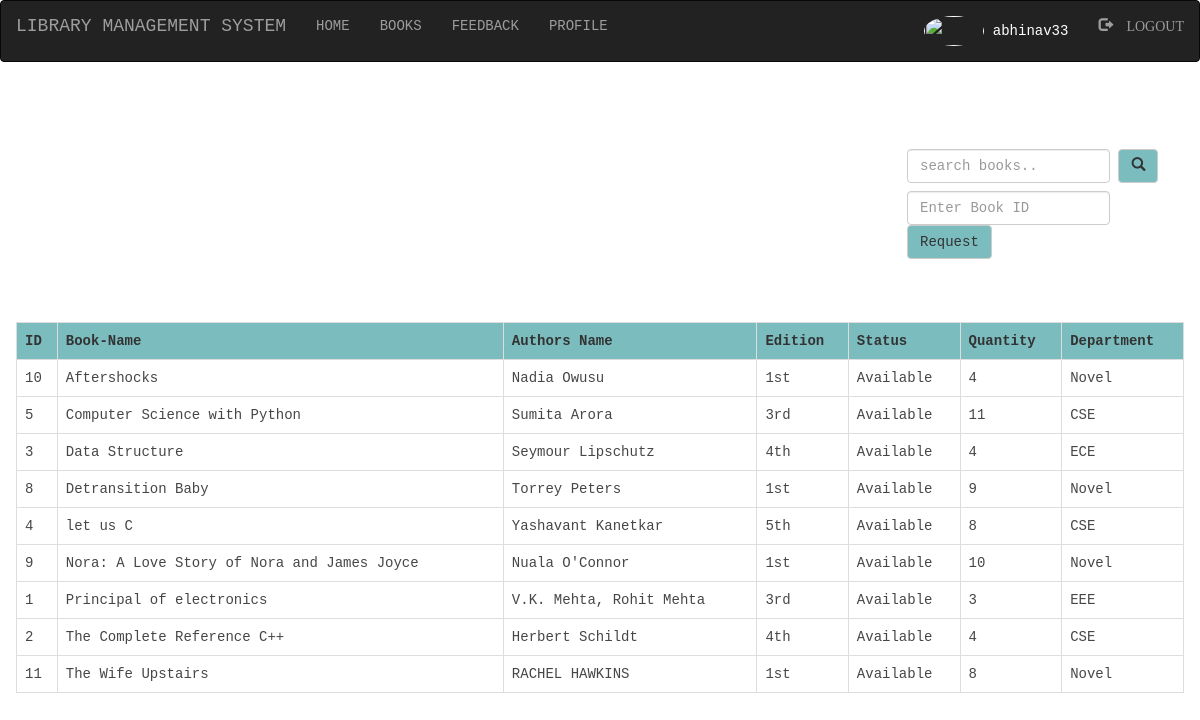
Screenshot of /student/books.php (signed in) with the database file from the repository.
### tables this page shows
CREATE TABLE `books` (
  `bid` int(100) NOT NULL,
  `name` varchar(100) NOT NULL,
  `authors` varchar(100) NOT NULL,
  `edition` varchar(100) NOT NULL,
  `status` varchar(100) NOT NULL,
  `quantity` int(100) NOT NULL,
  `department` varchar(100) NOT NULL
);

### student/books.php (the view, shortened to what this page needs)
<?php
include "connection.php";
include "navbar.php";
?>
<!DOCTYPE html>
<html>
<head>
</head>
<body>
	<div id="main">
		<span style="font-size:30px;cursor:pointer;color:white;" onclick="openNav()">&#9776; Open</span>
		<div class="srch">
			<form class="navbar-form" method="post" name="form1">
				<input class="form-control" type="text" name="search" placeholder="search books.." required="">
				<button style="background-color: #6db6b9e6;" type="submit" name="submit" class="btn btn-default">
					<span class="glyphicon glyphicon-search"></span>
				</button>
			</form>
		</div>
		<div class="srch">
			<form class="navbar-form" method="post" name="form1">
				<input class="form-control" type="text" name="bid" placeholder="Enter Book ID" required="">
				<button style="background-color: #6db6b9e6;" type="submit" name="submit1" class="btn btn-default">Request
				</button>
			</form>
		</div>
		<h2 style="color: white;">List Of Books</h2>
		<?php
		if (isset($_POST['submit'])) {
			$q = mysqli_query($db, "SELECT * from books where name like '%$_POST[search]%' ");
			if (mysqli_num_rows($q) == 0) {
				echo "Sorry! No book found. Try searching again.";
			} else {
				echo "<table class='table table-bordered table-hover' >";
				echo "<tr style='background-color: #6db6b9e6;'>";
				echo "<th>";
				echo "ID";
				echo "</th>";
				echo "<th>";
				echo "Book-Name";
				echo "</th>";
				echo "<th>";
				echo "Authors Name";
				echo "</th>";
				echo "<th>";
				echo "Edition";
				echo "</th>";
				echo "<th>";
				echo "Status";
				echo "</th>";
				echo "<th>";
				echo "Quantity";
				echo "</th>";
				echo "<th>";
				echo "Department";
				echo "</th>";
				echo "</tr>";
				while ($row = mysqli_fetch_assoc($q)) {
					echo "<tr>";
					echo "<td>";
					echo $row['bid'];
					echo "</td>";
					echo "<td>";
					echo $row['name'];
					echo "</td>";
					echo "<td>";
					echo $row['authors'];
					echo "</td>";
					echo "<td>";
					echo $row['edition'];
					echo "</td>";
					echo "<td>";
					echo $row['status'];
					echo "</td>";
					echo "<td>";
					echo $row['quantity'];
					echo "</td>";
					echo "<td>";
					echo $row['department'];
					echo "</td>";
					echo "</tr>";
				}
				echo "</table>";
			}
		}
		 else {
			$res = mysqli_query($db, "SELECT * FROM `books` ORDER BY `books`.`name` ASC;");
			echo "<table class='table table-bordered table-hover' >";
			echo "<tr style='background-color: #6db6b9e6;'>";
			echo "<th>";
			echo "ID";
			echo "</th>";
			echo "<th>";
			echo "Book-Name";
			echo "</th>";
			echo "<th>";
			echo "Authors Name";
			echo "</th>";
			echo "<th>";
			echo "Edition";
			echo "</th>";
			echo "<th>";
			echo "Status";
			echo "</th>";
			echo "<th>";
			echo "Quantity";
			echo "</th>";
			echo "<th>";
			echo "Department";
			echo "</th>";
			echo "</tr>";
			while ($row = mysqli_fetch_assoc($res)) {
				echo "<tr style='background-color:white; opacity:0.9;'>";
				echo "<td>";
				echo $row['bid'];
				echo "</td>";
				echo "<td>";
				echo $row['name'];
				echo "</td>";
				echo "<td>";
				echo $row['authors'];
				echo "</td>";
				echo "<td>";
				echo $row['edition'];
				echo "</td>";
				echo "<td>";
				echo $row['status'];
				echo "</td>";
				echo "<td>";
				echo $row['quantity'];
				echo "</td>";
				echo "<td>";
				echo $row['department'];
				echo "</td>";
				echo "</tr>";
			}
			echo "</table>";
		}
		?>
	</div>
</body>
</html>

### student/style.css (style rules this page uses)
* { margin: 0; padding: 0; font-family: 'Roboto Mono', monospace; }
input { height: 25px; width: 300px; }
.form-control { width: 90%; }

### student/books.php (style rules this page uses)
.srch { margin-left: 75%; }
body { background-image: url("images/books.jpg"); background-position: center; background-size: cover; position: relative; min-height: 100vh; width: 100%; font-family: "Lato", sans-serif; transition: background-color .5s; }
#main { transition: margin-left .5s; padding: 16px; }

### rows the page displays
books: bid "10", name "Aftershocks", authors "Nadia Owusu", edition "1st", status "Available", quantity "4", department "Novel"
books: bid "5", name "Computer Science with Python", authors "Sumita Arora", edition "3rd", status "Available", quantity "11", department "CSE"
books: bid "3", name "Data Structure", authors "Seymour Lipschutz", edition "4th", status "Available", quantity "4", department "ECE"
books: bid "8", name "Detransition Baby", authors "Torrey Peters", edition "1st", status "Available", quantity "9", department "Novel"
books: bid "4", name "let us C", authors "Yashavant Kanetkar", edition "5th", status "Available", quantity "8", department "CSE"
books: bid "9", name "Nora: A Love Story of Nora and James Joyce", authors "Nuala O'Connor", edition "1st", status "Available", quantity "10", department "Novel"
books: bid "1", name "Principal of electronics", authors "V.K. Mehta, Rohit Mehta", edition "3rd", status "Available", quantity "3", department "EEE"
books: bid "2", name "The Complete Reference C++", authors "Herbert Schildt", edition "4th", status "Available", quantity "4", department "CSE"
books: bid "11", name "The Wife Upstairs", authors "RACHEL HAWKINS", edition "1st", status "Available", quantity "8", department "Novel"

### other values shown
$_SESSION['login_user'] "abhinav33"
